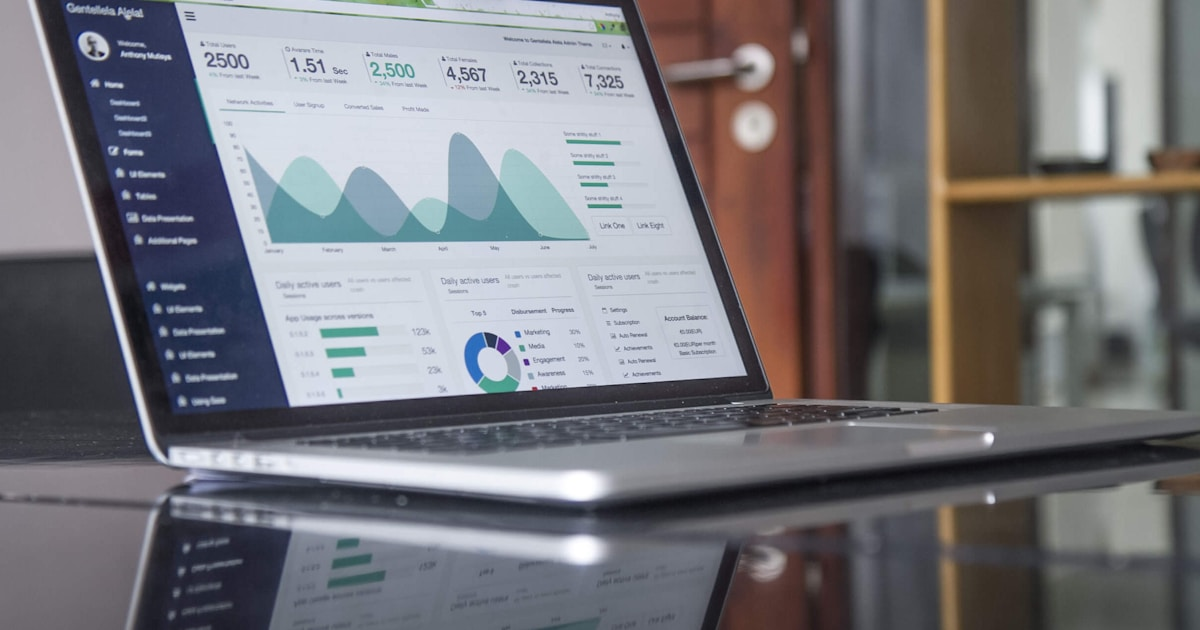
#> input picture _tmp_ogsrc/aff.jpg, 1200 x 630 px
$ python -i gen_og_radial.py   (imports and definitions only)
#> lines starting #> are read from the running program, lines starting #| are printed output that depends on the picture
#!/usr/bin/env python3
"""og 图生成器 v2 — 径向暗角版（2026-08-05 定稿）。

规则来源：images/IMAGES-MANIFEST.md 标准模板（08-05 强化版）。
- 底图：CC0 真实场景照（Unsplash/Openverse），LANCZOS 铺满 1200×630
- 遮罩：深蓝径向暗角（中心 alpha≈0.45 → 四角≈0.70），颜色 B>G>R 蓝色调 RGB≈(25,38,58)
- 竖条：rect[80,90,168,630] 填充 (96,165,250)
- 文字：白色标题 46px x=112 y=200 行距54 wrap30最多5行；底部品牌标 26px
- 输出：JPEG quality=88

用法：python3 gen_og_radial.py <out.jpg> "<title>" <cc0_photo_url>
"""
import sys, io, textwrap, urllib.request, math
from PIL import Image, ImageDraw, ImageFont

W, H = 1200, 630
ARIAL = "/System/Library/Fonts/Supplemental/Arial.ttf"
TITLE_FONT = ImageFont.truetype(ARIAL, 46)
BRAND_FONT = ImageFont.truetype(ARIAL, 26)

# 径向暗角参数（从 golden master 反推）
MASK_COLOR = (25, 38, 58)       # B>G>R 干净蓝（R最低）
CENTER_ALPHA = 115               # 中心 ≈ 0.45 (115/255)
CORNER_ALPHA = 178              # 四角 ≈ 0.70 (178/255)
GAUSS_SIGMA = 35                # 高斯平滑半径(px)


# [59 lines left out: functions download, radial_vignette_mask, make_og, not called in this run]


def verify(path):
    """量化验收：对照 IMAGES-MANIFEST §⑤"""
#> called with path = 'aff.jpg'
    im = Image.open(path).convert("RGB")
#> im is the input picture: PIL image 1200x630 RGB; mean R, G, B 118.9, 118.4, 123.6
    # 缩小采样算全局统计
    small = im.resize((300, 158))
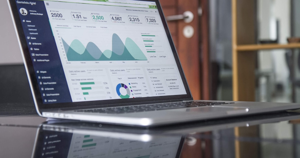
#> small: PIL image 300x158 RGB; mean R, G, B 118.9, 118.4, 123.6
    px = list(small.getdata())
#> px = 47400 items
    uniq = len(set(px))
#> uniq = 21514
    lum = [0.299 * r + 0.587 * g + 0.114 * b for r, g, b in px]
#> lum = 47400 items
    mean_lum = sum(lum) / len(lum)
#> mean_lum = 119.2
    sd_lum = (sum((x - mean_lum) ** 2 for x in lum) / len(lum)) ** 0.5
#> sd_lum = 60.1

    # 标题区亮度 (x80-700, y200-280)
    title_region = im.crop((80, 200, 700, 280))
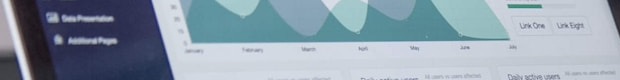
#> title_region: PIL image 620x80 RGB; mean R, G, B 141.1, 156.8, 170.8
    title_px = list(title_region.getdata())
#> title_px = 49600 items
    title_lum = [0.299 * r + 0.587 * g + 0.114 * b for r, g, b in title_px]
#> title_lum = 49600 items
    title_avg = sum(title_lum) / len(title_lum)
#> title_avg = 153.7

    # 四角色调检查 (取四个角)
    corners = [im.getpixel((40, 40)), im.getpixel((W-40, 40)),
               im.getpixel((40, H-40)), im.getpixel((W-40, H-40))]
#> corners = [(211, 214, 223), (122, 125, 118), (115, 110, 116), (83, 85, 82)]
    corner_blues = ["B>G>R" if b > g > r else f"BAD R={r} G={g} B={b}" for r, g, b in corners]
#> corner_blues = ['B>G>R', 'BAD R=122 G=125 B=118', 'BAD R=115 G=110 B=116', 'BAD R=83 G=85 B=82']

    # 竖条色
    bar_px = im.getpixel((124, 300))
#> bar_px = (25, 24, 29)

    print(f"  验收:")
    print(f"    唯一色={uniq} (要求 4000-6000)")
#|     唯一色=21514 (要求 4000-6000)
    print(f"    均亮={mean_lum:.1f} 标准差={sd_lum:.1f}")
#|     均亮=119.2 标准差=60.1
    print(f"    标题区亮度={title_avg:.1f} (要求 97-127)")
#|     标题区亮度=153.7 (要求 97-127)
    print(f"    四角色调={' / '.join(corner_blues)}")
#|     四角色调=B>G>R / BAD R=122 G=125 B=118 / BAD R=115 G=110 B=116 / BAD R=83 G=85 B=82
    print(f"    竖条色={bar_px} (期望 ≈(99,164,246))")
#|     竖条色=(25, 24, 29) (期望 ≈(99,164,246))

    ok = True
    if not (4000 <= uniq <= 8000):
        print(f"    ⚠️ 唯一色 {uniq} 偏离范围")
#|     ⚠️ 唯一色 21514 偏离范围
        ok = False
    if not (97 <= title_avg <= 127):
        print(f"    ⚠️ 标题区亮度 {title_avg:.1f} 偏离 97-127")
#|     ⚠️ 标题区亮度 153.7 偏离 97-127
        ok = False
    if any("BAD" in c for c in corner_blues):
        print(f"    ⚠️ 四角存在非蓝色调")
        ok = False
    if ok:
        print(f"    ✅ 全部通过")
    return ok


# [7 lines not run here, left out]

>>> result = verify('aff.jpg')
